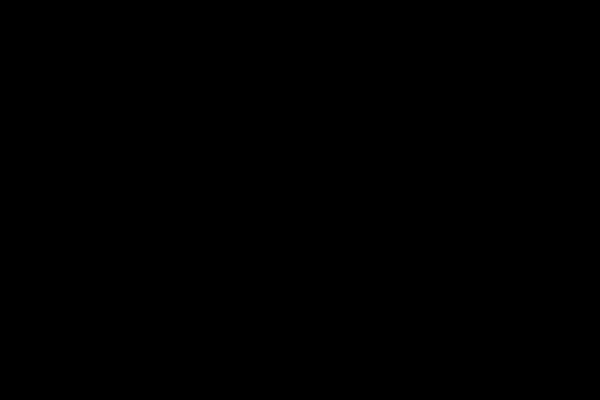
Frame 1 (no input)
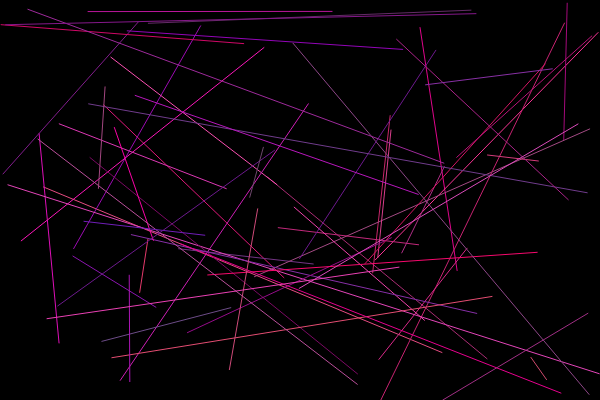
Frame 60 (no input)
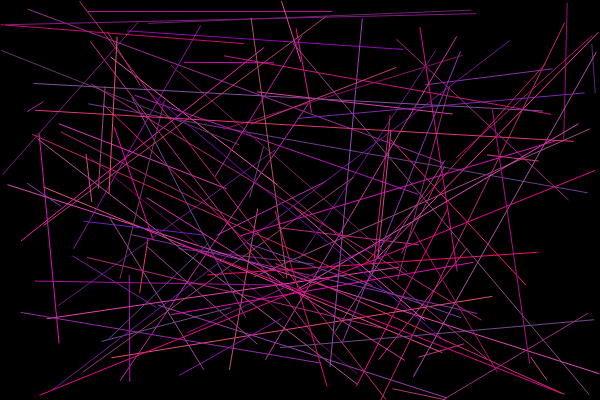
Frame 120 (the mouse pressed at the canvas centre since frame 60)

The p5.js sketch that drew these frames (run headless with seeded random() and noise() and a simulated clock; from frame 60 on, the mouse is pressed at the canvas centre):

// p5.js sketch
// ── sketch.js
var spot1 = {
    x: 0
    , y: 0
};
var spot2 = {
    x: 100
    , y: 50
}
var col = {
    r: 255
    , g: 0
    , b: 0
};

function setup() {
    createCanvas(600, 400);
    background(0);
}

function draw() {
    spot1.x = random(0, width);
    spot1.y = random(0, height);
    spot2.x = random(0, width);
    spot2.y = random(0, height);
    col.r = random(100, 255);
    col.g = random(0, 80);
    col.b = random(100, 190);
    line(spot1.x, spot1.y, spot2.x, spot2.y);
    stroke(col.r, col.g, col.b);
}
